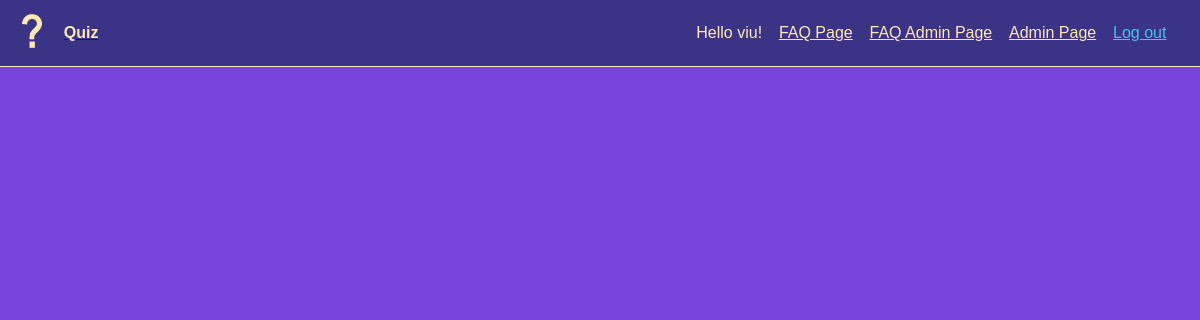
Page /faqadminpage.php (signed in) on the earlier database version.
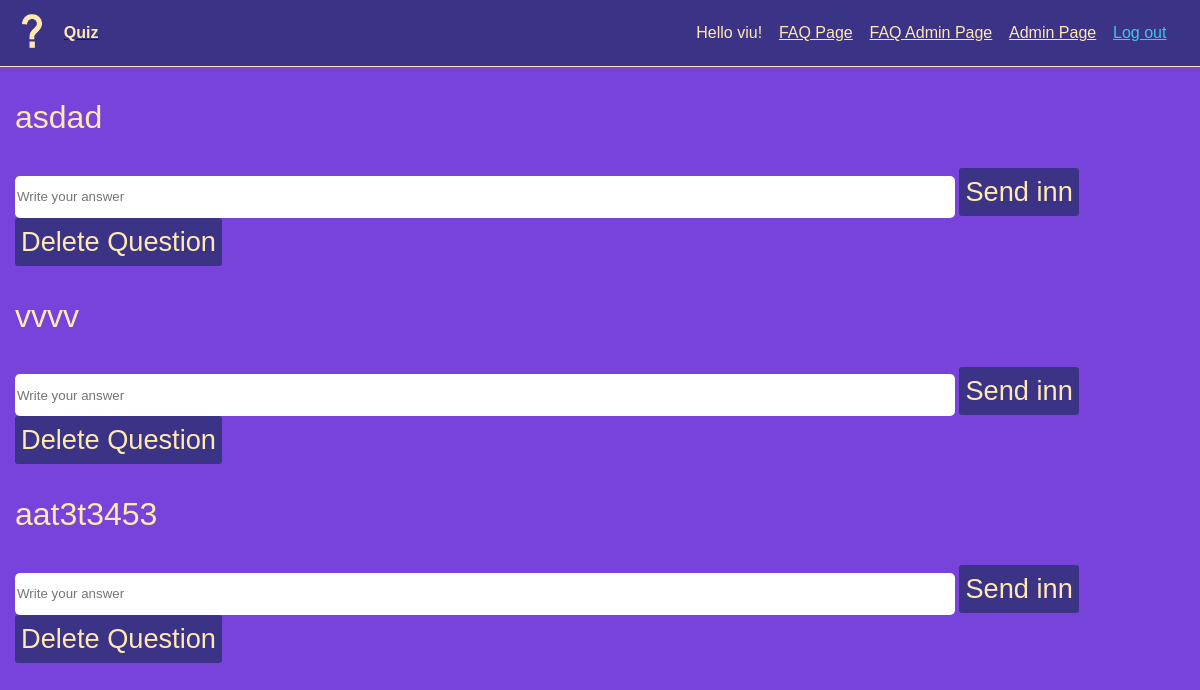
Same page on the later database version.
### tables this page shows
CREATE TABLE `faq` (
  `id` int(11) NOT NULL,
  `question` varchar(256) DEFAULT NULL,
  `answer` varchar(256) NOT NULL,
  `display` int(11) DEFAULT 0
);

### faqadminpage.php (the view, shortened to what this page needs)
<!DOCTYPE html>
<html lang="en">
<head>
  <link rel="stylesheet" href="style.css">
</head>
<body id="faqPageBody">
  <?php
    include_once 'header.php';
    include_once 'includes/dbh.inc.php';
    echo "<div>";
    $sql = "SELECT * FROM faq";
    $result = $conn->query($sql);
    while ($row = $result -> fetch_assoc()){
      $display = $row["display"];
      if($display == 0){
        echo "
        <div class='questionContainer'>
          <form action='includes/faqsend.php' method='POST'>
            <p id='".$row["id"]."'>".$row["question"]."</p>
            <input name='answer' type='text' placeholder='Write your answer'>
            <input type='hidden' value='".$row["id"]."' name='answerid'>
            <button type='submit' name='faqanswersubmit'>Send inn</button>
            <button type='submit' name='deletequestion'>Delete Question</button>
          </form>
        </div>
        ";
      }
    }
  ?>
  </div>
</body>
</html>

Differences in the rows shown:
added faq: question "asdad"
added faq: question "vvvv"
added faq: question "aat3t3453"
